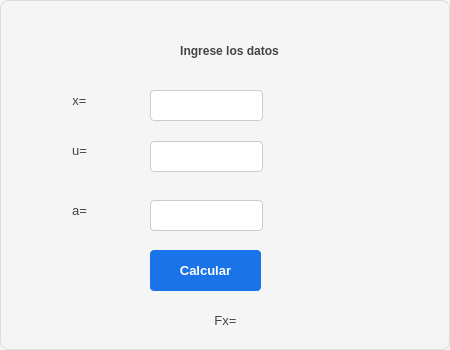
<?xml version="1.0" encoding="UTF-8"?>
<ui version="4.0">
 <class>Dialog</class>
 <widget class="QDialog" name="Dialog">
  <property name="geometry">
   <rect>
    <x>0</x>
    <y>0</y>
    <width>450</width>
    <height>350</height>
   </rect>
  </property>
  <property name="font">
   <font>
    <pointsize>10</pointsize>
   </font>
  </property>
  <property name="windowTitle">
   <string>Calcular Fx</string>
  </property>
  <property name="styleSheet">
   <string notr="true">/* Estilo general del diálogo */
QDialog {
    background-color: #f5f5f5;   /* Fondo claro */
    border: 1px solid #dcdcdc;   /* Borde sutil */
    border-radius: 8px;          /* Esquinas suaves */
    color: #333333;              /* Texto neutro */
}

/* Etiquetas */
QLabel {
    color: #444444;              /* Gris oscuro para contraste */
    padding: 4px;
}

/* Campos de texto */
QLineEdit {
    background-color: #ffffff;   /* Fondo blanco */
    border: 1px solid #cccccc;   /* Borde suave */
    border-radius: 4px;
    padding: 6px;
    selection-background-color: #87cefa; /* Azul claro al seleccionar */
    selection-color: #000000;
}

QLineEdit:focus {
    border: 1px solid #1a73e8;   /* Azul corporativo al enfocar */
    background-color: #fafafa;
}

/* Botones */
QPushButton {
    background-color: #1a73e8;   /* Azul profesional */
    color: #ffffff;
    border: none;
    border-radius: 4px;
    padding: 8px 14px;
    font-weight: bold;
}

QPushButton:hover {
    background-color: #1669c1;   /* Azul más intenso al pasar el cursor */
}

QPushButton:pressed {
    background-color: #0d47a1;   /* Azul profundo al presionar */
}

QPushButton:disabled {
    background-color: #e0e0e0;   /* Gris claro para deshabilitado */
    color: #888888;
}
</string>
  </property>
  <widget class="QLabel" name="label">
   <property name="geometry">
    <rect>
     <x>24</x>
     <y>20</y>
     <width>411</width>
     <height>61</height>
    </rect>
   </property>
   <property name="font">
    <font>
     <weight>75</weight>
     <bold>true</bold>
    </font>
   </property>
   <property name="text">
    <string>Ingrese los datos</string>
   </property>
   <property name="alignment">
    <set>Qt::AlignCenter</set>
   </property>
  </widget>
  <widget class="QLabel" name="label_2">
   <property name="geometry">
    <rect>
     <x>34</x>
     <y>85</y>
     <width>91</width>
     <height>31</height>
    </rect>
   </property>
   <property name="text">
    <string>x=</string>
   </property>
   <property name="alignment">
    <set>Qt::AlignCenter</set>
   </property>
  </widget>
  <widget class="QLabel" name="label_3">
   <property name="geometry">
    <rect>
     <x>34</x>
     <y>135</y>
     <width>91</width>
     <height>31</height>
    </rect>
   </property>
   <property name="text">
    <string>u=</string>
   </property>
   <property name="alignment">
    <set>Qt::AlignCenter</set>
   </property>
  </widget>
  <widget class="QLabel" name="label_4">
   <property name="geometry">
    <rect>
     <x>34</x>
     <y>195</y>
     <width>91</width>
     <height>31</height>
    </rect>
   </property>
   <property name="text">
    <string>a=</string>
   </property>
   <property name="alignment">
    <set>Qt::AlignCenter</set>
   </property>
  </widget>
  <widget class="QLabel" name="lbl_fx">
   <property name="geometry">
    <rect>
     <x>60</x>
     <y>300</y>
     <width>331</width>
     <height>41</height>
    </rect>
   </property>
   <property name="text">
    <string>Fx=</string>
   </property>
   <property name="alignment">
    <set>Qt::AlignCenter</set>
   </property>
  </widget>
  <widget class="QLineEdit" name="ent_x">
   <property name="geometry">
    <rect>
     <x>150</x>
     <y>90</y>
     <width>113</width>
     <height>31</height>
    </rect>
   </property>
  </widget>
  <widget class="QLineEdit" name="ent_u">
   <property name="geometry">
    <rect>
     <x>150</x>
     <y>141</y>
     <width>113</width>
     <height>31</height>
    </rect>
   </property>
  </widget>
  <widget class="QLineEdit" name="ent_a">
   <property name="geometry">
    <rect>
     <x>150</x>
     <y>200</y>
     <width>113</width>
     <height>31</height>
    </rect>
   </property>
  </widget>
  <widget class="QPushButton" name="btn_calcular">
   <property name="geometry">
    <rect>
     <x>150</x>
     <y>250</y>
     <width>111</width>
     <height>41</height>
    </rect>
   </property>
   <property name="text">
    <string>Calcular</string>
   </property>
  </widget>
 </widget>
 <resources/>
 <connections/>
</ui>
